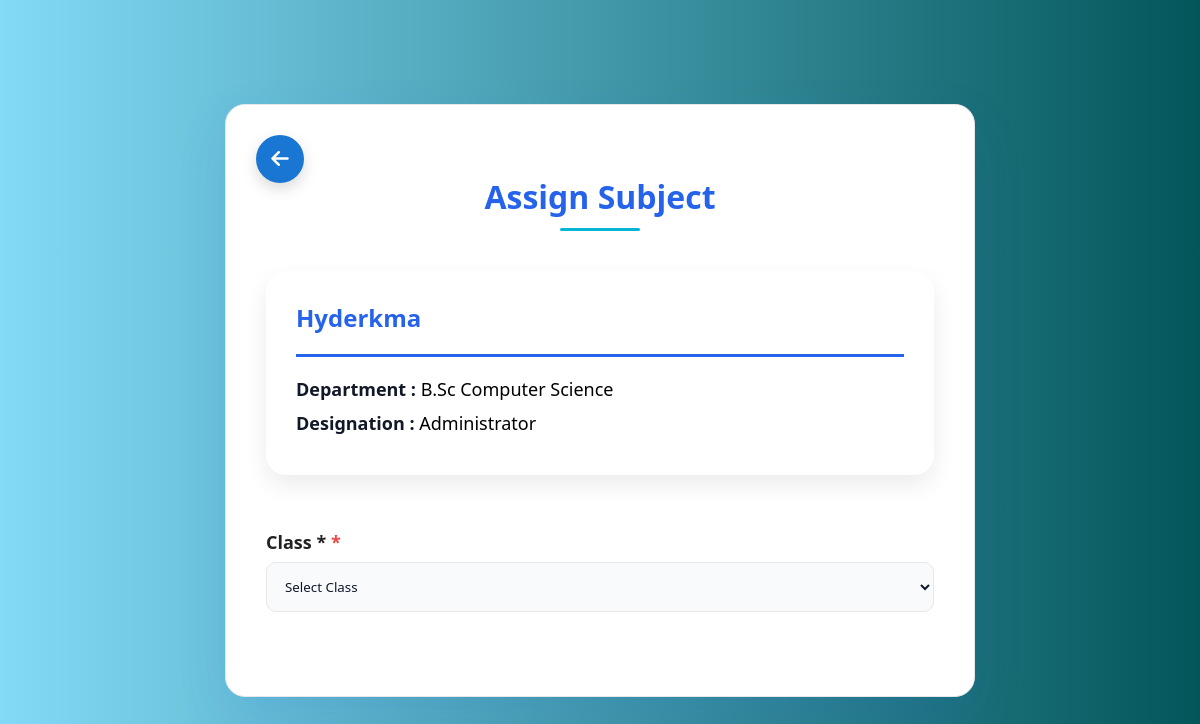
/assign_subjects.php?staff_id=18 (signed in), run on the app's committed database.
### tables this page shows
CREATE TABLE `staff` (
  `staff_id` int(11) NOT NULL,
  `staff_name` varchar(100) NOT NULL,
  `register_number` varchar(30) NOT NULL,
  `email` varchar(100) NOT NULL,
  `phone` varchar(15) DEFAULT NULL,
  `gender_id` int(11) NOT NULL,
  `date_of_birth` date NOT NULL,
  `photo` varchar(255) DEFAULT NULL,
  `department_id` int(11) DEFAULT NULL,
  `designation_id` int(11) NOT NULL
);

CREATE TABLE `departments` (
  `department_id` int(11) NOT NULL,
  `department_name` varchar(100) NOT NULL,
  `program_level` enum('UG','PG','Diploma','PhD') NOT NULL DEFAULT 'UG'
);

CREATE TABLE `designations` (
  `designation_id` int(11) NOT NULL,
  `designation_name` varchar(100) NOT NULL
);

### assign_subjects.php (the view, shortened to what this page needs)
<?php
require "database.php";
$staff_id = intval($_GET["staff_id"]);
$stmt = mysqli_prepare(
    $conn,
    "SELECT
    s.staff_id,
    s.staff_name,
    d.department_name,
    s.department_id,
    dg.designation_name
    FROM staff s
    LEFT JOIN departments d
    ON s.department_id=d.department_id
    LEFT JOIN designations dg
    ON s.designation_id=dg.designation_id
    WHERE s.staff_id=?"
);
mysqli_stmt_bind_param(
    $stmt,
    "i",
    $staff_id
);
mysqli_stmt_execute($stmt);
$staff=mysqli_fetch_assoc(mysqli_stmt_get_result($stmt));
?>
<!DOCTYPE html>
<html>
<head>
<link
rel="stylesheet"
href="style.css">
<link
rel="stylesheet"
href="https://cdnjs.cloudflare.com/ajax/libs/font-awesome/6.5.1/css/all.min.css">
</head>
<body>
<div class="container">
<a
href="manage_staff.php"
class="home-btn">
<i class="fa-solid fa-arrow-left"></i>
</a>
<h1>
Assign Subject
</h1>
<div class="details-card">
<h2>
<?php echo htmlspecialchars($staff["staff_name"]); ?>
</h2>
<hr>
<p>
<strong>Department :</strong>
<?php echo htmlspecialchars($staff["department_name"]); ?>
</p>
<p>
<strong>Designation :</strong>
<?php echo htmlspecialchars($staff["designation_name"]); ?>
</p>
</div>
<form method="POST">
<label>
Class <span class="required">*</span>
</label>
<select
name="class_id"
onchange="this.form.submit()"
required>
<option value="">
Select Class
</option>
</select>
<br><br>
</form>
</div>
</body>
</html>

### style.css (style rules this page uses)
* { margin:0; padding:0; box-sizing:border-box; font-family:'Segoe UI', Tahoma, Geneva, Verdana, sans-serif; }
body { min-height:100vh; display:flex; justify-content:center; align-items:center; padding:40px; background:linear-gradient( to right, #82daf7, #03565a ); }
.container { width:100%; max-width:750px; background:#FFFFFF; border-radius:20px; padding:40px; border:1px solid #E5E7EB; box-shadow:0 20px 50px rgba(37,99,235,0.12); transition:0.3s ease; }
form { display:flex; flex-direction:column; }
h1 { text-align:center; font-size:32px; color:#2563EB; margin-bottom:10px; }
h1::after { content:""; display:block; width:80px; height:3px; background:#06B6D4; margin:10px auto; border-radius:10px; }
label { margin-top:15px; margin-bottom:6px; color:#0F172A; font-weight:600; }
input, select, textarea { width:100%; padding:14px; border-radius:10px; border:1px solid #E5E7EB; background:#F8FAFC; color:#0F172A; outline:none; transition:0.3s; }
a { color:#2563EB; text-decoration:none; }
label { display:block; margin-top:20px; margin-bottom:8px; font-size:18px; font-weight:600; color:#222; }
select { cursor:pointer; }
label::after { content:" *"; color:#EF4444; }
input, select, textarea { transition:.3s ease; }
.container { position:relative; }
.home-btn { position:absolute; top:30px; left:30px; width:48px; height:48px; border-radius:50%; background:#1976d2; color:#fff; display:flex; justify-content:center; align-items:center; text-decoration:none; font-size:20px; transition:.3s; box-shadow:0 6px 15px rgba(0,0,0,.15); }
.container h1 { text-align:center; margin-top:30px; margin-bottom:40px; }
.details-card { background:#fff; border-radius:20px; padding:30px; margin-bottom:35px; box-shadow:0 10px 25px rgba(0,0,0,.08); }
.details-card h2 { color:#2563eb; margin-bottom:20px; }
.details-card hr { border:none; height:3px; background:#2563eb; margin-bottom:20px; }
.details-card p { font-size:18px; margin:10px 0; }
.details-card strong { color:#111827; }

### data on the page
staff: staff_name "Hyderkma", department.department_name "B.Sc Computer Science", designation.designation_name "Administrator"
